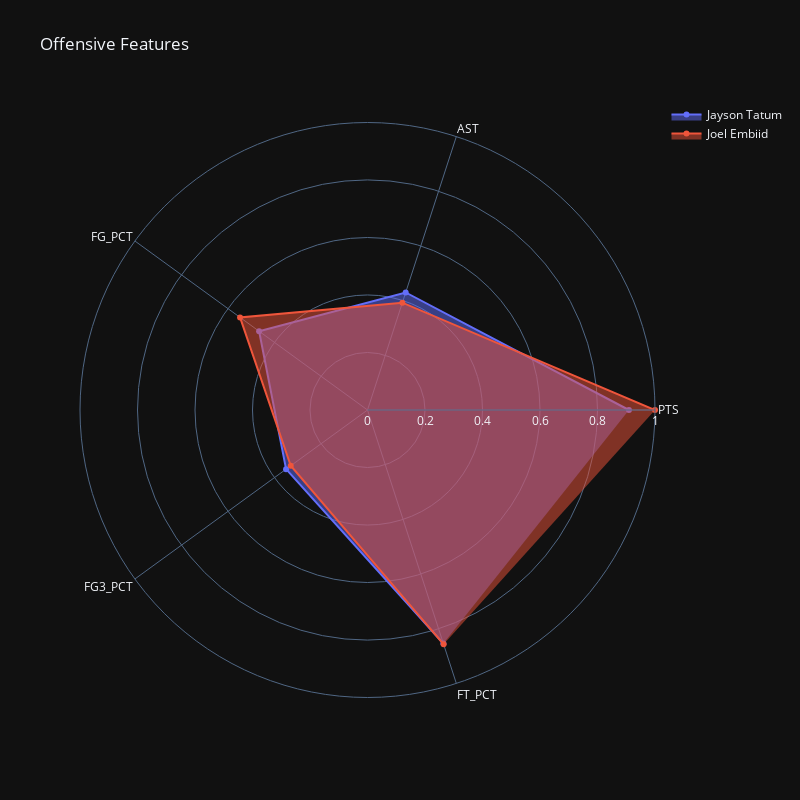

Here is the notebook cell this chart was saved with:
### Markdown cell above
#### Offensive chart

### Code cell
plt.rcParams['figure.figsize'] = [8, 8]

fig_off = go.Figure()

fig_off.add_trace(go.Scatterpolar(
      r=auxA_off[playerA],
      theta=offensive_features,
      fill='toself',
      name=playerA
))

fig_off.add_trace(go.Scatterpolar(
      r=auxB_off[playerB],
      theta=offensive_features,
      fill='toself',
      name=playerB
))

fig_off.update_layout(
  polar=dict(
    radialaxis=dict(
      visible=True,
      range=[0, 1]
    )),
  showlegend=True,
  width=800, height=800,
  template="plotly_dark",
  title = 'Offensive Features'
)

# fig_off.show()

### Figure 1 — Plotly figure (JSON) as saved in the notebook; plotly's stock layout.template omitted (floating-point values rounded to 4 significant figures)
{"data": [{"fill": "toself", "name": "Jayson Tatum", "r": [0.9094, 0.4299, 0.466, 0.35, 0.854], "theta": ["PTS", "AST", "FG_PCT", "FG3_PCT", "FT_PCT"], "type": "scatterpolar"}, {"fill": "toself", "name": "Joel Embiid", "r": [1, 0.3925, 0.548, 0.33, 0.857], "theta": ["PTS", "AST", "FG_PCT", "FG3_PCT", "FT_PCT"], "type": "scatterpolar"}], "layout": {"height": 800, "polar": {"radialaxis": {"range": [0, 1], "visible": true}}, "showlegend": true, "title": {"text": "Offensive Features"}, "width": 800}}
